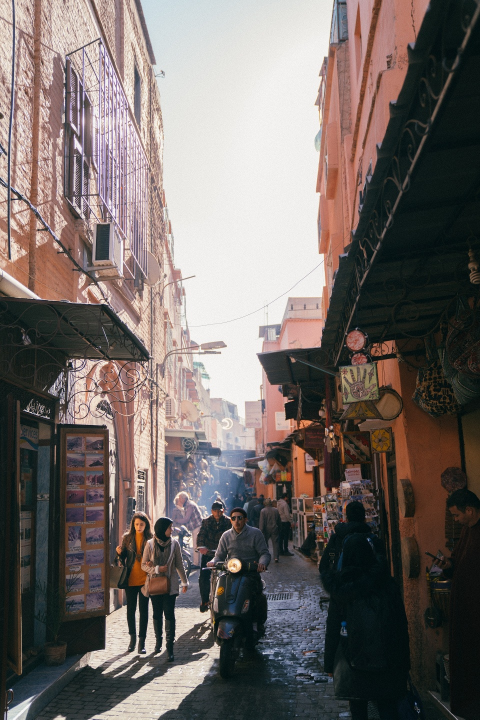
#> input picture images/marrakesh.jpg, 960 x 1439 px (shown at 1/2 size)
$ python foveate_blockwise_track.py
#> lines starting #> are read from the running program, lines starting #| are printed output that depends on the picture
#!/usr/bin/env python
import pycuda.driver as cuda
import pycuda.autoinit
from pycuda.compiler import SourceModule
from os import makedirs
import math
import numpy as np
import cv2 as cv
import sys
import time
import getopt

# PARAMETERS:
#______________________________________________

# Image to foveate:
image_name = 'marrakesh.jpg'
image_loc = '../images/'

# Display foveated image:
show_img = True

# Save foveated image
save_img = False
fov_image_name = 'quick.png'

# Display illustration:
show_illustration = False

# Save illustration:
save_illustration = False
illu_name = 'illustration.png'

# Image dimensions (leave as -1) for full image:
W = -1
H = -1

# Fixation point (in terms of image dimensions):
fovx = W/2
fovy = H/2

# Fragment size (square pieces of image):
fragmentW = 32
fragmentH = 32

# Contrast Sensitivity Function parameters:
e2 = 2.3
alpha = 0.106
CT_0 = 0.0133

# Maximum equivalent eccentricity of image (human lateral FOV is 100 degrees):
max_ecc = 100

# Maximum cycles per degree of the mapped retina (setting at 30 for human):
max_cyc_per_deg = 45

# Launch CUDA kernel with this many threads per block (affects execution speed):
threadsPerBlock = 256

#______________________________________________

# Makes Gaussian Filter:
# [22 lines left out: functions make_k, separate_kernel, not called in this run]


# Calculates size of Gaussian filter given its standard deviation:
def calc_ker_size(sig):
	s = int(1+2*np.sqrt(-2*sig**2*np.log(0.005)))
	if s % 2 == 0:
		s += 1
	return np.int32(s)


# Pads an image by replicating the edge pixels:
def replication_pad(img, W, H, S, paddedW, paddedH):
	output = cv.copyMakeBorder(img, S, S, S, S, cv.BORDER_REPLICATE)
	return output


def load_image(image_loc, image_name):
	# t0 = time.perf_counter()

	#cv.resizeWindow('Input window', 600,600)

	img = cv.imread(image_loc + image_name)
	# [5 lines of commented-out code are left out]

	if H == -1 and W == -1:
		pass
	elif W == -1:
		img = img[:H,:, :]
	elif H == -1:
		img = img[:,:W, :]
	else:
		img = img[:H,:W, :]

	if img is None:
		sys.exit("Could not read the image.")

	cv.imshow("Input window", img)

	# [18 lines of commented-out code are left out]

	return img


def make_distances(minDist, maxDist, coef = 1.4):
	dist_l = [minDist]
	d = minDist + coef*fragmentW
	while d < maxDist:
		dist_l.append(d)
		d += coef*fragmentW

	num_regions = len(dist_l)

	# Automatically maximized given fragment size:
	print("Number of pooling regions: " + str(num_regions))

	return (dist_l, num_regions)


def make_sigmas(dist_l, maxDist):
	sigma_l = []
	for i in range(len(dist_l)):
		# SET BLUR AT CENTER OF POOLING REGION
		if i == len(dist_l) - 1:
			pixDist = dist_l[i] + (maxDist - dist_l[i])/2
		else:
			pixDist = dist_l[i] + (dist_l[i+1] - dist_l[i])/2

		if pixDist > maxDist:
			pixDist = maxDist

		ecc = pixDist
		fc_deg = 1/(ecc/maxDist*max_ecc + e2) * (e2/alpha * np.log(1/CT_0))

		if fc_deg > max_cyc_per_deg:
			fc_deg = max_cyc_per_deg

		sig_f = 0.5 * fc_deg/max_cyc_per_deg

		sigma = 1/(2*np.pi*sig_f)

		sigma_l.append(sigma)

	return sigma_l


# [73 lines left out: functions transfer_input_img, calc_shift, not called in this run]


def make_blur_grid(W, H, dist_l):
	gridW = math.floor(W/fragmentW) + 2 # plus_blocks_h is at most 2
	gridH = math.floor(H/fragmentH) + 2

	blur_grid = np.zeros((gridH, gridW), dtype="int32")

	# Centered blur grid:
	r_w_c = np.remainder(int(W/2), fragmentW)/fragmentW
	if r_w_c <= 0.5:
		shift_w_c = 0.5 - r_w_c
	else:
		shift_w_c = 1.5 - r_w_c

	r_h_c = np.remainder(int(H/2), fragmentH)/fragmentH
	if r_h_c <= 0.5:
		shift_h_c = 0.5 - r_h_c
	else:
		shift_h_c = 1.5 - r_h_c

	width_shift_c = np.int32(fragmentW * shift_w_c)
	height_shift_c = np.int32(fragmentH * shift_h_c)

	for i in range(gridH):
		row = int(i*fragmentH + fragmentH/2 - height_shift_c)

		for j in range(gridW):
			col = int(j*fragmentW + fragmentW/2 - width_shift_c)

			distance = math.sqrt((W/2 - col)**2 + (H/2 - row)**2)
			if distance > dist_l[-1]:
				grid_val = len(dist_l)
			else:
				for v in range(len(dist_l)):
					if distance < dist_l[v]:
						grid_val = v
						break

			blur_grid[i, j] = grid_val

	blur_grid_gpu = cuda.mem_alloc(blur_grid.nbytes)
	cuda.memcpy_htod(blur_grid_gpu, blur_grid)

	return (blur_grid_gpu, r_w_c, r_h_c)


# [329 lines left out: functions make_kernel, transfer_filters, run_foveation, transfer_result, mouse_capture, usage, not called in this run]

def main():
	try:
		opts, args = getopt.getopt(sys.argv[1:], 'hi:f:', ['help','inputDir =','fragmentSize ='])
	except getopt.GetoptError as err:
		print(str(err))
		usage()
		sys.exit(2)

	global fragmentW
	global fragmentH
	global image_name
	global threadsPerBlock
	global W
	global H

	for o, a in opts:
		if o in ['-h', '--help']:
			usage()
			sys.exit(2)
		if o in ['-i', '--inputDir']:
			image_name = a
		if o in ['-f', '--fragmentSize']:
			fragmentW, fragmentH = tuple([int(x) for x in a.split(',')])

	if fragmentW <= 8 and fragmentH <= 8:
		threadsPerBlock = 128

	cv.namedWindow('Input window', cv.WINDOW_NORMAL)
	cv.setMouseCallback('Input window', mouse_capture)

	#: For single image:
	img = load_image(image_loc, image_name)
#> in load_image, img is the input picture: shape (1439, 960, 3); mean B, G, R 102.9, 106.2, 114.4
	H = img.shape[0]
#> H = 1439
	W = img.shape[1]
#> W = 960

	cv.namedWindow('Output window', cv.WINDOW_NORMAL)

	minDist = fragmentW/2
	maxDist = np.sqrt((W/2)**2 + (H/2)**2)
#> maxDist = 864.9
	dist_l, num_regions = make_distances(minDist, maxDist)
#| Number of pooling regions: 19
#> num_regions = 19

	sigma_l = make_sigmas(dist_l, maxDist)
	l_ker_size = calc_ker_size(sigma_l[-1])
#> l_ker_size = 101
	S = int((l_ker_size-1)/2)
#> S = 50

	paddedW = W + 2*S
#> paddedW = 1060
	paddedH = H + 2*S
#> paddedH = 1539

	blur_grid_gpu, r_w_c, r_h_c = make_blur_grid(W, H, dist_l)
#> after the loop in make_blur_grid, `for i in range(gridH):`:
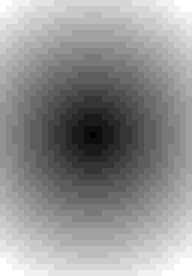
#> blur_grid: shape (46, 32) int32 (shown 6 times larger); min 0, max 19, mean 10.89; drawn with min black and max white

	# result_gpu = cuda.mem_alloc(img.nbytes)
	result_gpu = cuda.mem_alloc(W*H*3)
	# host_output = cuda.pagelocked_empty_like(img)
	host_output = cuda.pagelocked_empty((H,W,3), np.uint8)

	mod = make_kernel(S, num_regions)
	transfer_filters(sigma_l, mod)

	# img_gpu = cuda.mem_alloc(img_padded.nbytes)
	# img_pinned = cuda.pagelocked_empty_like(img_padded)

	img_gpu = cuda.mem_alloc(paddedW*paddedH*3)
	img_pinned = cuda.pagelocked_empty((paddedH, paddedW, 3), np.uint8)

	img_padded = replication_pad(img, W, H, S, paddedW, paddedH)
	transfer_input_img(img_padded, img_pinned, img_gpu)

	FPS_avg = 0
	avg_count = 0
	fps = None

	func = mod.get_function("convolution")
	func.prepare(("P", "P", "i", "i", "i", "i", "i", "P", "i", "i", "i", "i", "i", "i", "i"))

	block=(threadsPerBlock, 1, 1)

	while(1):
		t0 = time.perf_counter()

		# [13 lines of commented-out code are left out]


		width_shift, height_shift, plus_blocks_w, plus_blocks_h, grid_shift_col, grid_shift_row = calc_shift(r_w_c, r_h_c)

		gridW = math.floor(W/fragmentW) + plus_blocks_w
		gridH = math.floor(H/fragmentH) + plus_blocks_h

		grid = (gridW, gridH)

		run_foveation(func, block, grid, gridW, gridH, img_gpu, blur_grid_gpu, np.int32(paddedW), np.int32(paddedH), S, result_gpu, W, width_shift, height_shift, grid_shift_col, grid_shift_row)
		transfer_result(host_output, result_gpu)

		t1 = time.perf_counter()

		FPS_avg += 1/(t1-t0)
		avg_count += 1

		if avg_count >= 50:
			fps = FPS_avg/avg_count
			#print("FPS: ", fps)
			FPS_avg = 0
			avg_count = 0

		# print("FPS: ", 1/(t1-t0))

		if show_img:
			#Image.fromarray(host_output, 'RGB').show()
			cv.imshow("Output window", host_output)
			k = cv.waitKey(1)


	if save_img:
		Image.fromarray(host_output, 'RGB').save(fov_image_name)

if __name__ == "__main__":
	main()
#> (the call stopped at in make_blur_grid, `blur_grid_gpu = cuda.mem_alloc(blur_grid.nbytes)`: pycuda is not available in this run)
